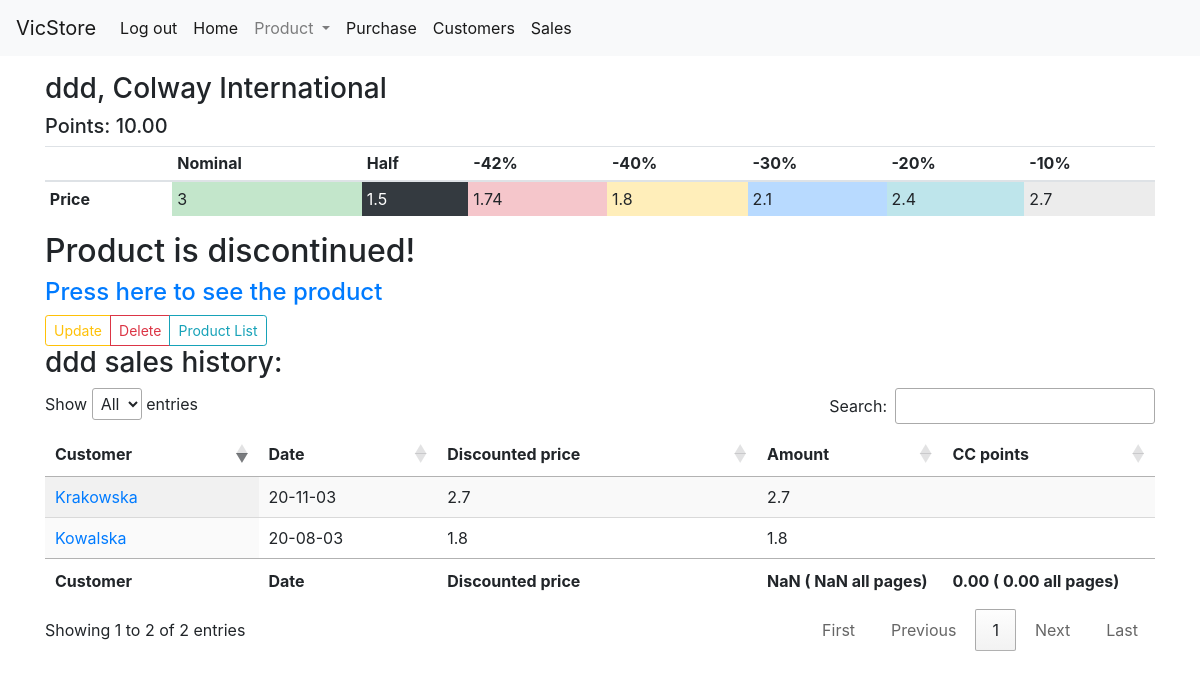
/product/13/ (signed in), run on the app's committed database.
### product/models.py (models this page shows, shortened)
class Product(models.Model):
    PRODUCER = (
        ('CC', 'Colway Classic'),
        ('CI', 'Colway International'),
        ('NC', 'Non Colway'),
    )
    producer = models.CharField(max_length=2,choices=PRODUCER)
    name = models.CharField(max_length=50, unique=True)
    price = models.PositiveIntegerField()
    points = models.DecimalField(max_digits=6, decimal_places=2, default=0)
    discontinued = models.BooleanField(default=False)
    link = models.URLField(blank=True)
    stock = models.PositiveIntegerField()
    created_at = models.DateField(auto_now_add=True)
    updated_at = models.DateField(auto_now=True)
    class Meta:
        db_table = 'product'
        ordering = ('producer','name',)
        verbose_name = 'product'
        verbose_name_plural = 'products'

### sell/models.py (models this page shows, shortened)
class SellItem(models.Model):
    sell = models.ForeignKey(Sell, related_name="has_items",on_delete=models.CASCADE)
    product = models.ForeignKey(Product, null=True, related_name="product_sells",on_delete=models.SET_NULL)
    quantity = models.PositiveSmallIntegerField(default=1)
    class Meta:
        db_table = 'sellitem'
        ordering = ('-sell',)
        verbose_name_plural = "SellItems"

class Sell(models.Model):
    customer = models.ForeignKey(Customer, null=True, related_name="has_sales",on_delete=models.SET_NULL)
    DISCOUNT_CC = (
        (42, '42%'),
        (40, '40%'),
        (30, '30%'),
        (20, '20%'),
        (10, '10%'),
        (0, '0%'),
    )
    discount_cc = models.PositiveSmallIntegerField(choices=DISCOUNT_CC, default=0)
    DISCOUNT_CI = (
        (40, '40%'),
        (30, '30%'),
        (20, '20%'),
        (10, '10%'),
        (0, '0%'),
    )
    discount_ci = models.PositiveSmallIntegerField(choices=DISCOUNT_CI, default=0)
    DELIVERY = (
        ('HD', 'To Hand'),
        ('CD', 'Cash on Delivery Post'),
        ('PO', 'No Cash Post'),
    )
    delivery = models.CharField(max_length=2,choices=DELIVERY, default='HD')
    money_received = models.BooleanField(default=False)
    note = models.CharField(max_length=50, blank=True)
    created_at = models.DateTimeField(auto_now_add=True)
    updated_at = models.DateTimeField(auto_now=True)
    class Meta:
        db_table = 'sell'
        ordering = ('-created_at','-updated_at')
        verbose_name_plural = "Sales"

### customer/models.py (models this page shows, shortened)
class Customer(models.Model):
    f_name = models.CharField(max_length=20)
    l_name = models.CharField(max_length=30)
    city = models.CharField(max_length=20,blank=True)
    STATUS = (
        ('CU', 'Customer'),
        ('MA', 'Manager'),
        ('DI', 'Distributor'),
        )
    status = models.CharField(max_length=2,choices=STATUS,default='CU')
    created_at = models.DateField(auto_now_add=True)
    updated_at = models.DateField(auto_now=True)
    class Meta:
        db_table = 'customer'
        ordering = ('city','l_name','f_name','status')

### product/views.py (the view)
# urls.py: path('<int:id>', ProductDetailView.as_view(),name='product-detail'),
class ProductDetailView(LoginRequiredMixin, DetailView):
    def get_object(self):
        id_ = self.kwargs.get('id')
        return get_object_or_404(Product, id=id_)

### product/templatetags/my_extras.py (called while the page is built)
def get_discount(value,arg):
    return round(float(value) * ((100 - arg)*0.01),2)

### sell/templatetags/table_operations.py (called while the page is built)
@register.filter
def discounted(value, arg):
    return value * (100-arg)/100

@register.simple_tag
def mult_of_discon(price, discount, quantity):
    discon_price = price * (100-discount)/100
    return discon_price * quantity

### product/templates/product/product_detail.html (shortened to what this page needs)
{% extends "base.html" %}
{% load my_extras %}
{% load table_operations %}
{% block content %}
<h3>{{ object.name }}, {{object.get_producer_display}}</h3>
<h5>Points: {{ object.points }}</h5>
<table class="table table-sm">
  <thead>
    <tr>
      <th scope="col"></th>
      <th scope="col">Nominal</th>
      <th scope="col">Half</th>
      <th scope="col">-42%</th>
      <th scope="col">-40%</th>
      <th scope="col">-30%</th>
      <th scope="col">-20%</th>
      <th scope="col">-10%</th>
    </tr>
  </thead>
  <tbody>
    <tr>
      <th scope="row">Price</th>
      <td class="table-success">{{ object.price }}</td>
      <td class="table-dark">{{ object.price|get_discount:50 }}</td>
      <td class="table-danger">{{ object.price|get_discount:42 }}</td>
      <td class="table-warning">{{ object.price|get_discount:40 }}</td>
      <td class="table-primary">{{ object.price|get_discount:30 }}</td>
      <td class="table-info">{{ object.price|get_discount:20 }}</td>
      <td class="table-active">{{ object.price|get_discount:10 }}</td>
    </tr>
  </tbody>
</table>
{% if object.discontinued == True %}
<h2>Product is discontinued!</h2>
{% endif %}
<h4><a href="{{ object.link }}">Press here to see the product</a></h4>
<div class="btn-toolbar" role="toolbar" aria-label="Toolbar with button groups">
  <div class="btn-group mr-2" role="group" aria-label="First group">
  <a class="btn btn-outline-warning btn-sm" href="{% url 'product:product-update' object.id %}">Update</a>
  <a class="btn btn-outline-danger btn-sm" href="{% url 'product:product-delete' object.id %}">Delete</a>
  <a class="btn btn-outline-info btn-sm" href="{% url 'product:product-list' %}">Product List</a>
</div>
</div>
<h3>{{object.name}} sales history:</h3>
<table id="mydatatable" class="display" style="width:100%">
  <thead>
    <tr>
      <th scope="col">Customer</th>
      <th scope="col">Date</th>
      <th scope="col">Discounted price</th>
      <th scope="col">Amount</th>
      <th scope="col">CC points</th>
    </tr>
  </thead>
  <tbody>
  {% for i in object.product_sells.all %}
    <tr>
      <td><a href="{% url 'customer:customer-detail' i.sell.customer.id %}">{{ i.sell.customer.l_name }}</td>
      <td>{{ i.sell.created_at|date:'y-d-m' }}</td>
      <td> {% if i.product.producer == 'CC' %}
        {{ i.product.price | discounted:i.sell.discount_cc }}
            {% elif i.product.producer == 'CI' %}
        {{ i.product.price | discounted:i.sell.discount_ci }}
            {% else %}
        {{ i.product.price }}
            {% endif %}
      </td>
      <td> {% if i.product.producer == 'CC' %}
            {% mult_of_discon i.product.price i.sell.discount_cc i.quantity  %}
        {% elif i.product.producer == 'CI' %}
            {% mult_of_discon i.product.price i.sell.discount_ci i.quantity  %}
        {% else %}
            {{ i.quantity  |  mult:i.product.price }}
        {% endif %} </td>
      <td> </td>
    </tr>
  {% endfor %}
  </tbody>
     <tfoot>
         <tr>
           <th scope="col">Customer</th>
           <th scope="col">Date</th>
           <th scope="col">Discounted price</th>
           <th scope="col">Amount</th>
           <th scope="col">CC points</th>
         </tr>
     </tfoot>
 </table>
{% endblock %}

### data on the page
Product: name "ddd", producer "Colway International", points "10.00", price "3", price|get_discount "1.5", price|get_discount "1.74", price|get_discount "1.8", price|get_discount "2.1", price|get_discount "2.4", price|get_discount "2.7"
SellItem: sell.customer.l_name "Kowalska", sell.created_at "20-08-03", product.price|discounted "1.8", product+sell+quantity "1.8"
SellItem: sell.customer.l_name "Krakowska", sell.created_at "20-11-03", product.price|discounted "2.7", product+sell+quantity "2.7"
